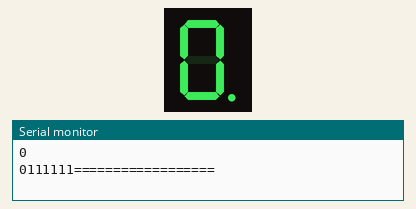
This sketch was run on a simulated Arduino Uno, built with avr-gcc and run on an emulated ATmega328P. Shown: 1-digit seven-segment display, the last lines printed to the serial monitor. Wiring (inferred from the names in the program): 1-digit 7-segment display, segments lit when LOW: segments pin 2, pin 3, pin 4, pin 6, pin 7, pin 9, pin 8, pin 5. The segment pins are drawn as the display they are named for.

Above: at 0.1 s.
At 1.1 s:
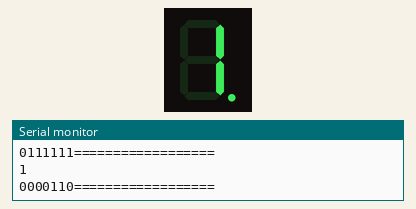
At 2.1 s:
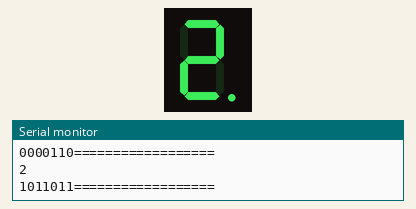
At 5.1 s:
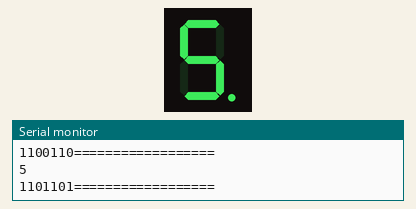
At 7.1 s:
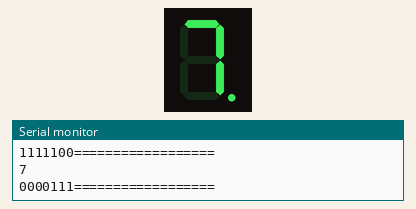
At 10.1 s:
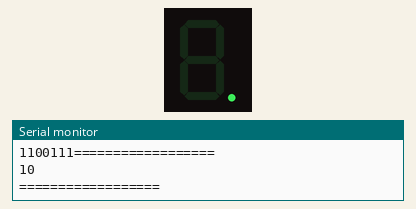

The sketch:

_7segment.ino
```cpp
const byte numeral[10] = {

  B11111100, //0
  B01100000,
  B11011010,
  B11110010,
  B01100110,
  B10110110,
  B00111110,
  B11100000,
  B11111110, //8
  B11100110 //9
};

//dp, G,F,E,D,C,B,A
const int segmentPins[8] = {5,8,9,7,6,4,3,2};
//const int segmentPins[8] = {2,3,4,6,7,9,8,5};

void setup()

{
  for(int i=0;i<8;i++)
  {
    pinMode(segmentPins[i] , OUTPUT);
  }

  Serial.begin(9600);
}

void loop()
{
  for(int i=0;i<=10;i++)
  {
    showDigit(i);
    delay(1000);
  }

//  delay(2000);

}


void showDigit(int number)
{
Serial.println(number);
  boolean isBitSet;
  for(int segment=1;segment<8;segment++)
  {
    if(number <0 || number >9)
    {
      isBitSet = 0;
    }
    else
    {
      isBitSet = bitRead(numeral[number],segment);
      Serial.print(isBitSet);
    }
    isBitSet = !isBitSet;
    digitalWrite(segmentPins[segment], isBitSet);
  }
Serial.println("==================\n");
}
```

Measured:
- by itself, everything shown: repeats every 11.0 s, in 11 steps
- what the display in image 1 shows lasts 1.0 s, from 1.0 s to 2.0 s
